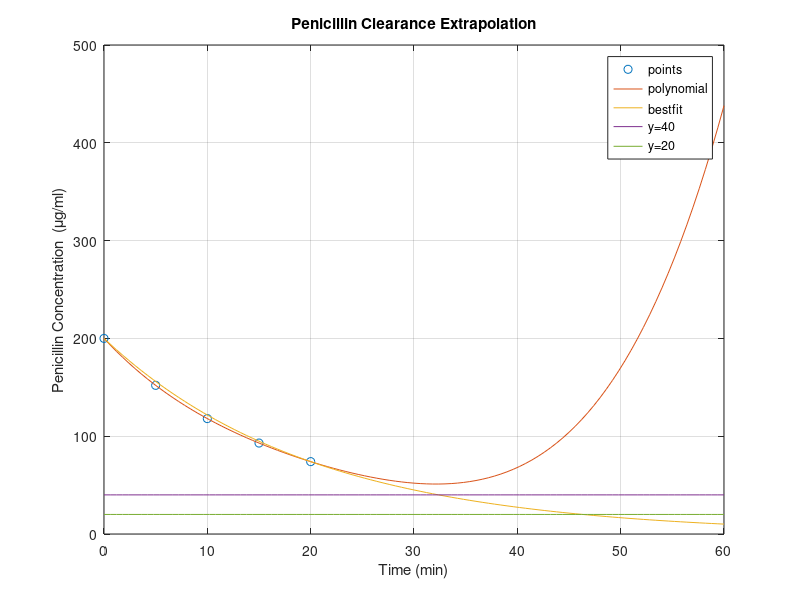

This chart was generated by the following MATLAB code:
xpoints=[0,5,10,15,20];
ypoints=[200,152,118,93,74];
plot(xpoints,ypoints,"o");
hold on;
coefs=polyfit(xpoints,ypoints,4);
x=linspace(0,60,101);
y=polyval(coefs,x);
plot(x,y);
xlabel('Time (min)');
ylabel('Penicillin Concentration  (\mug/ml)');
title('Penicillin Clearance Extrapolation');
grid on;
hold on;
xe=linspace(0,60,101);
ye=200*exp(xe*(log(37/100))/20); 
%using the first and second point a=200 and b=(ln(37/100))/20
plot(xe,ye)
hold on;
xextrapolate=linspace(0,60,101);
yextrapolate=40+0*xextrapolate;
plot(xextrapolate,yextrapolate);
hold on;
xextrapolate=linspace(0,60,101);
yextrapolate=20+0*xextrapolate;
plot(xextrapolate,yextrapolate);
legend('points','polynomial','bestfit','y=40','y=20')
